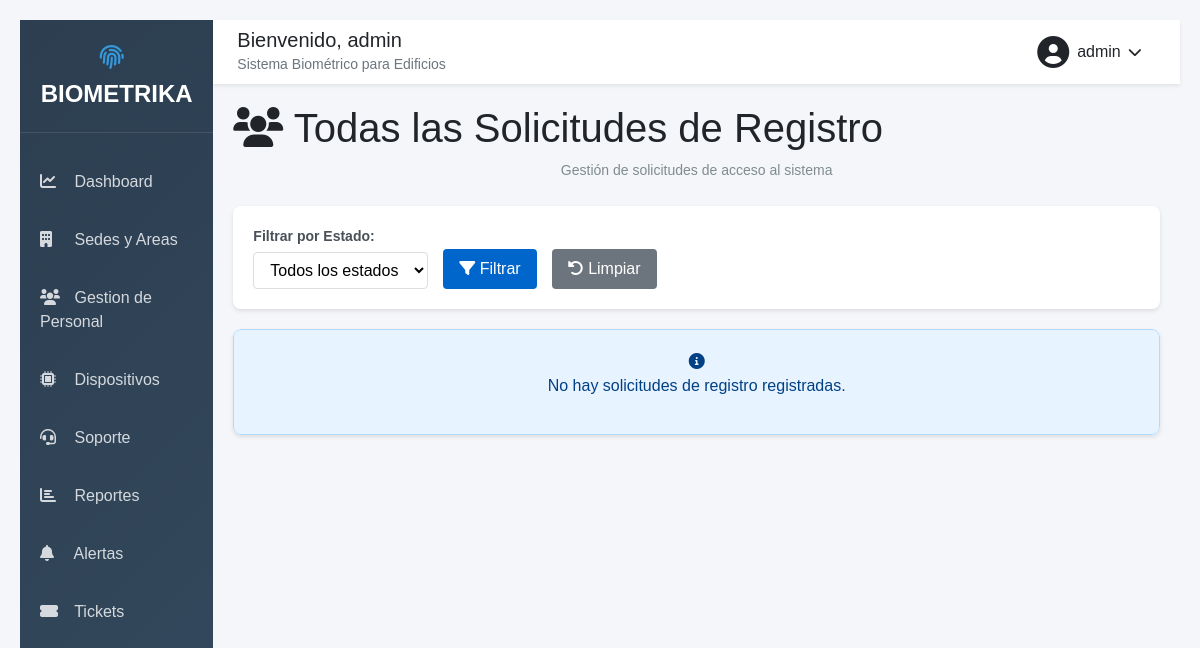
The app's page /usuarios/todas-solicitudes/ (signed in), older data.
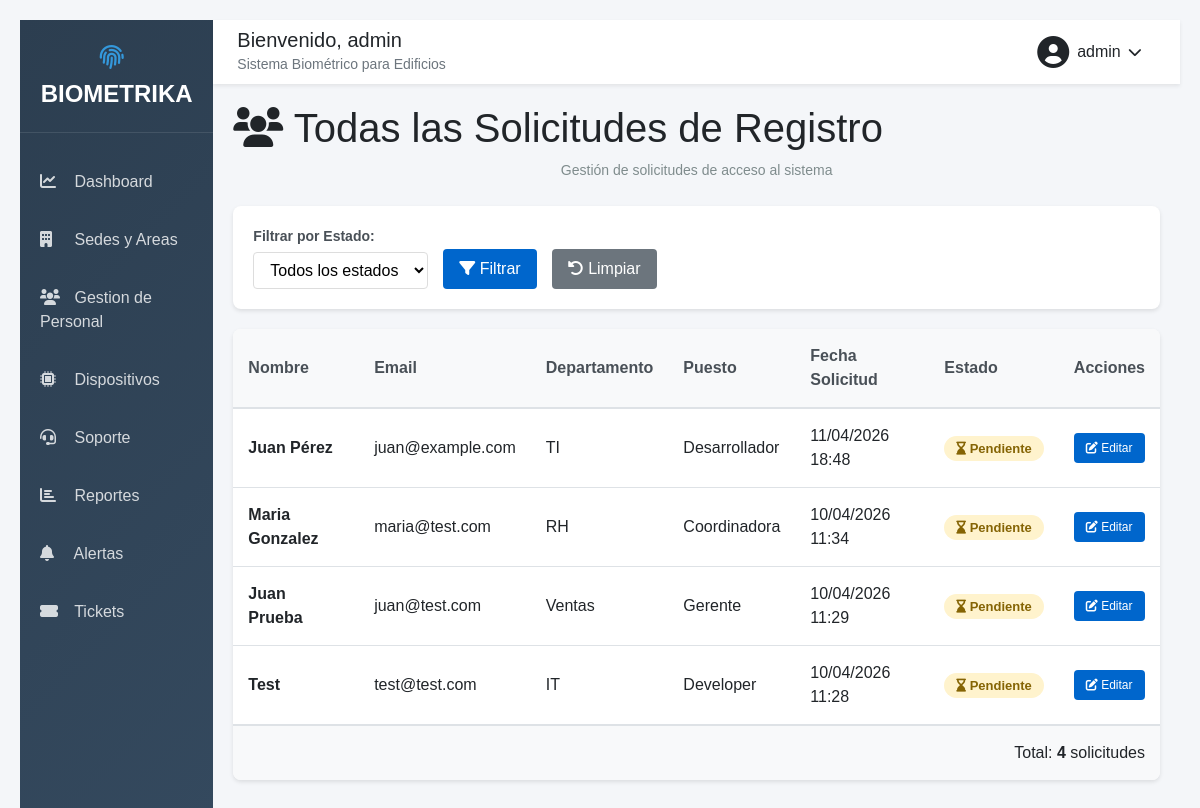
The same page, newer data.
### usuarios/models.py (models this page shows, shortened)
class SolicitudRegistro(models.Model):
    nombre = models.CharField(max_length=150)
    email = models.EmailField()
    telefono = models.CharField(max_length=20)
    departamento = models.CharField(max_length=100)
    puesto = models.CharField(max_length=100)
    superior = models.CharField(max_length=150, blank=True, null=True)
    fecha_ingreso = models.DateField(blank=True, null=True)
    fecha_solicitud = models.DateTimeField(auto_now_add=True)
    estado = models.CharField(
        max_length=20,
        choices=[
            ('pendiente', 'Pendiente'),
            ('aprobado', 'Aprobado'),
            ('rechazado', 'Rechazado'),
        ],
        default='pendiente'
    )
    class Meta:
        verbose_name = 'Solicitud de Registro'
        verbose_name_plural = 'Solicitudes de Registro'
        ordering = ['-fecha_solicitud']

### usuarios/views.py (the view)
# urls.py: path('todas-solicitudes/', views.todas_solicitudes, name='todas_solicitudes'),
@login_required
def todas_solicitudes(request):
    if not request.user.is_staff:
        return redirect('dashboard:index')
    estado = request.GET.get('estado', '')
    solicitudes = SolicitudRegistro.objects.all().order_by('-fecha_solicitud')
    if estado:
        solicitudes = solicitudes.filter(estado=estado)
    estados = SolicitudRegistro._meta.get_field('estado').choices
    return render(request, 'usuarios/todas_solicitudes.html', {
        'solicitudes': solicitudes,
        'estados': estados,
        'estado_filtro': estado
    })

### templates/usuarios/todas_solicitudes.html (shortened to what this page needs)
{% extends 'dashboard/base.html' %}
{% load static %}
{% block content %}
<link rel="stylesheet" href="{% static 'css/style_usuario_nuevo.css' %}">
<div class="contenido">
    <h1><i class="fa-solid fa-users"></i> Todas las Solicitudes de Registro</h1>
    <p class="subtitulo">Gestión de solicitudes de acceso al sistema</p>
    <div class="filtros-container">
        <form method="GET" class="filtros-form">
            <div class="filtro-grupo">
                <label>Filtrar por Estado:</label>
                <select name="estado">
                    <option value="">Todos los estados</option>
                </select>
            </div>
            <button type="submit" class="btn"><i class="fa-solid fa-filter"></i> Filtrar</button>
            <a href="{% url 'usuarios:todas_solicitudes' %}" class="btn btn-secondary"><i class="fa-solid fa-rotate-left"></i> Limpiar</a>
        </form>
    </div>
    <div class="tabla-container">
        {% if solicitudes %}
            <table class="tabla-datos">
                <thead>
                    <tr>
                        <th>Nombre</th>
                        <th>Email</th>
                        <th>Departamento</th>
                        <th>Puesto</th>
                        <th>Fecha Solicitud</th>
                        <th>Estado</th>
                        <th>Acciones</th>
                    </tr>
                </thead>
                <tbody>
                    {% for solicitud in solicitudes %}
                        <tr>
                            <td><strong>{{ solicitud.nombre }}</strong></td>
                            <td>{{ solicitud.email }}</td>
                            <td>{{ solicitud.departamento }}</td>
                            <td>{{ solicitud.puesto }}</td>
                            <td>{{ solicitud.fecha_solicitud|date:"d/m/Y H:i" }}</td>
                            <td>
                                <span class="badge estado-{{ solicitud.estado }}">
                                    {% if solicitud.estado == 'pendiente' %}
                                        <i class="fa-solid fa-hourglass-end"></i> Pendiente
                                    {% elif solicitud.estado == 'aprobado' %}
                                        <i class="fa-solid fa-check-circle"></i> Aprobado
                                    {% else %}
                                        <i class="fa-solid fa-xmark-circle"></i> Rechazado
                                    {% endif %}
                                </span>
                            </td>
                            <td>
                                <a href="/admin/usuarios/solicitudregistro/{{ solicitud.id }}/change/" class="btn-small btn-edit">
                                    <i class="fa-solid fa-edit"></i> Editar
                                </a>
                            </td>
                        </tr>
                    {% endfor %}
                </tbody>
            </table>
            <p class="total-registros">Total: <strong>{{ solicitudes.count }}</strong> solicitudes</p>
        {% else %}
            <div class="alerta-info">
                <i class="fa-solid fa-info-circle"></i>
                <p>No hay solicitudes de registro registradas.</p>
            </div>
        {% endif %}
    </div>
</div>
{% endblock %}

Row changes from the older to the newer data that the page shows:
added SolicitudRegistro: nombre "Juan Pérez", email "juan@example.com", departamento "TI", puesto "Desarrollador", fecha_solicitud "11/04/2026 18:48", estado "pendiente" (drawn)
added SolicitudRegistro: nombre "Maria Gonzalez", email "maria@test.com", departamento "RH", puesto "Coordinadora", fecha_solicitud "10/04/2026 11:34", estado "pendiente" (drawn)
added SolicitudRegistro: nombre "Juan Prueba", email "juan@test.com", departamento "Ventas", puesto "Gerente", fecha_solicitud "10/04/2026 11:29", estado "pendiente" (drawn)
added SolicitudRegistro: nombre "Test", email "test@test.com", departamento "IT", puesto "Developer", fecha_solicitud "10/04/2026 11:28", estado "pendiente" (drawn)
Text that changed along with them:
{{ solicitudes.count }}: (not shown) → "4"
text no longer shown: "No hay solicitudes de registro registradas."
text now shown: "Nombre Email Departamento Puesto Fecha Solicitud Estado Acciones Total: solicitudes"
